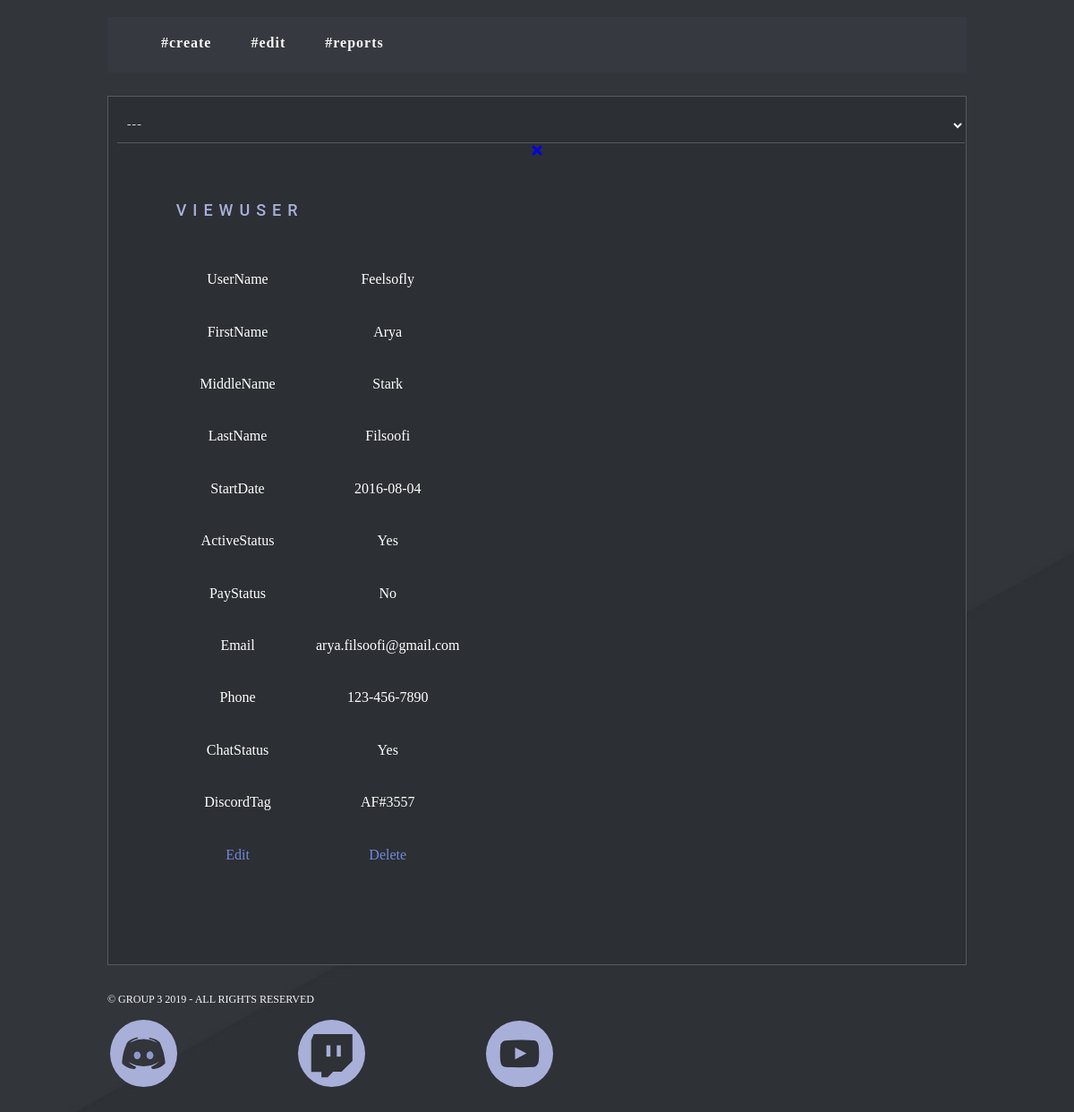
/update.php?id=1&table=User&mode=view, run on the app's committed database.
### tables this page shows
CREATE TABLE User (
  UserID INT(8) UNSIGNED NOT NULL AUTO_INCREMENT,
  UserName VARCHAR(24) NOT NULL,
  FirstName VARCHAR(24),
  MiddleName VARCHAR(24),
  LastName VARCHAR(24),
  StartDate DATE NOT NULL,
  ActiveStatus TINYINT(1) NOT NULL,
  PayStatus TINYINT(1) NOT NULL,
  Email VARCHAR(64),
  Phone VARCHAR(13),
  ChatStatus TINYINT(1) NOT NULL,
  DiscordTag VARCHAR(64),
  PRIMARY KEY (UserID)
);

### update.php (the view, shortened to what this page needs)
<?php require 'head.php';?>
<?php
echo '<div>
	<select id="selectedTable">
			<option value="">---</option>';
echo '</select></div>';
?>
<aside>
<?php
require 'connect.php';
$table = $_GET['table'];
$id = $_GET['id'];
$idString = "ID";
$mode = $_GET['mode'];
$tableID = $table .$idString;
$sql = "SELECT * FROM $table WHERE $tableID = $id";
$result = mysqli_query($conn, $sql) or die();
$row = mysqli_fetch_array($result);
if ($mode == 'view'){
	echo '<div class = "view '. $table.'"><a class="cancel" href="update.php"><i class="fas fa-times"></i></a><h3>View'.$table.'</h3><table>';
	foreach($row as $key => $value)
	{
		if( !is_int($key) ){
			if ($key == $tableID){
				continue;
			}elseif ($key == 'IsRemote' || $key == 'SingleMulti' || $key == 'ActiveStatus' || $key =='PayStatus' || $key == 'ChatStatus'){
				if ($value == '1'){
					echo'<tr><td>' . $key . ' </td><td> Yes </td></tr>';
				}elseif ($value == '0'){
					echo'<tr><td>' . $key . ' </td><td> No </td></tr>';
				}
			}else{
				echo '<tr><td>'.$key.' </td><td> '.$value.'</td></tr>';
			}
		}
	}
	echo
	'<tr><td><a href="update.php?id=' . $id.'&table='.$table.'&mode=edit">Edit</a></td>'.
	'<td><a href="update_delete.php?id=' . $id .'&table='.$table.'"
	onclick="return confirm(\'Are you sure you want to delete ' . $row['UserName'] . '?\' );">Delete</a></td>
	</table></div>';
}
?>
</aside>
<?php require 'footer.php'?>

### css/main.css (style rules this page uses)
body { background-image: url(../images/wallpaper.jpg); background-repeat: no-repeat; background-attachment: fixed; background-size: cover; font-size: 100%; max-width: 1500px; margin: 0 auto; scroll-behavior: smooth; display: grid; grid-template-areas: "a a a a a a" "b b b b b b" "c c c c c c"; grid-template-rows: auto; grid-template-columns: 1fr 1fr 1fr 1fr 1fr 1fr; grid-row-gap: 10px; grid-column-gap: 10px; height: auto; margin: 4% auto; width: 960px; }
h3 { font-family: 'Roboto', sans-serif; font-weight: 500; letter-spacing: 7px; font-size: 18px; padding: 3% 3% 2% 3%; margin-top: 2%; color: #a8afd9; text-transform: uppercase; text-align: left; margin-left: 4%; }
::placeholder { font-family: 'Roboto', sans-serif; font-weight: 300; letter-spacing: 2px; text-align: left; font-size: 16px; color: #a8afd9; }
select { outline: none; border: none; font-weight: 300; letter-spacing: 1px; text-align: left; color: #fff; background-color: transparent; padding: 9px 7px; font-family: 'Roboto', sans-serif; font-weight: 300; letter-spacing: 1px; text-align: left; font-size: 16px; width: 101%; border-bottom: 1px solid #c8c8c847; }
select option { background-color: #36393f; }
table { background-color: #2c2f33; width: 806px; margin: auto; padding: 0%; display: inline-grid; height: auto; }

### data on the page
user: UserName "Feelsofly", FirstName "Arya", MiddleName "Stark", LastName "Filsoofi", StartDate "2016-08-04", Email "arya.filsoofi@gmail.com", Phone "123-456-7890", DiscordTag "AF#3557"

### other printed values
$table "USER"
$key "UserName"
$key "FirstName"
$key "MiddleName"
$key "LastName"
$key "StartDate"
$key "ActiveStatus"
$key "PayStatus"
$key "Email"
$key "Phone"
$key "ChatStatus"
$key "DiscordTag"
